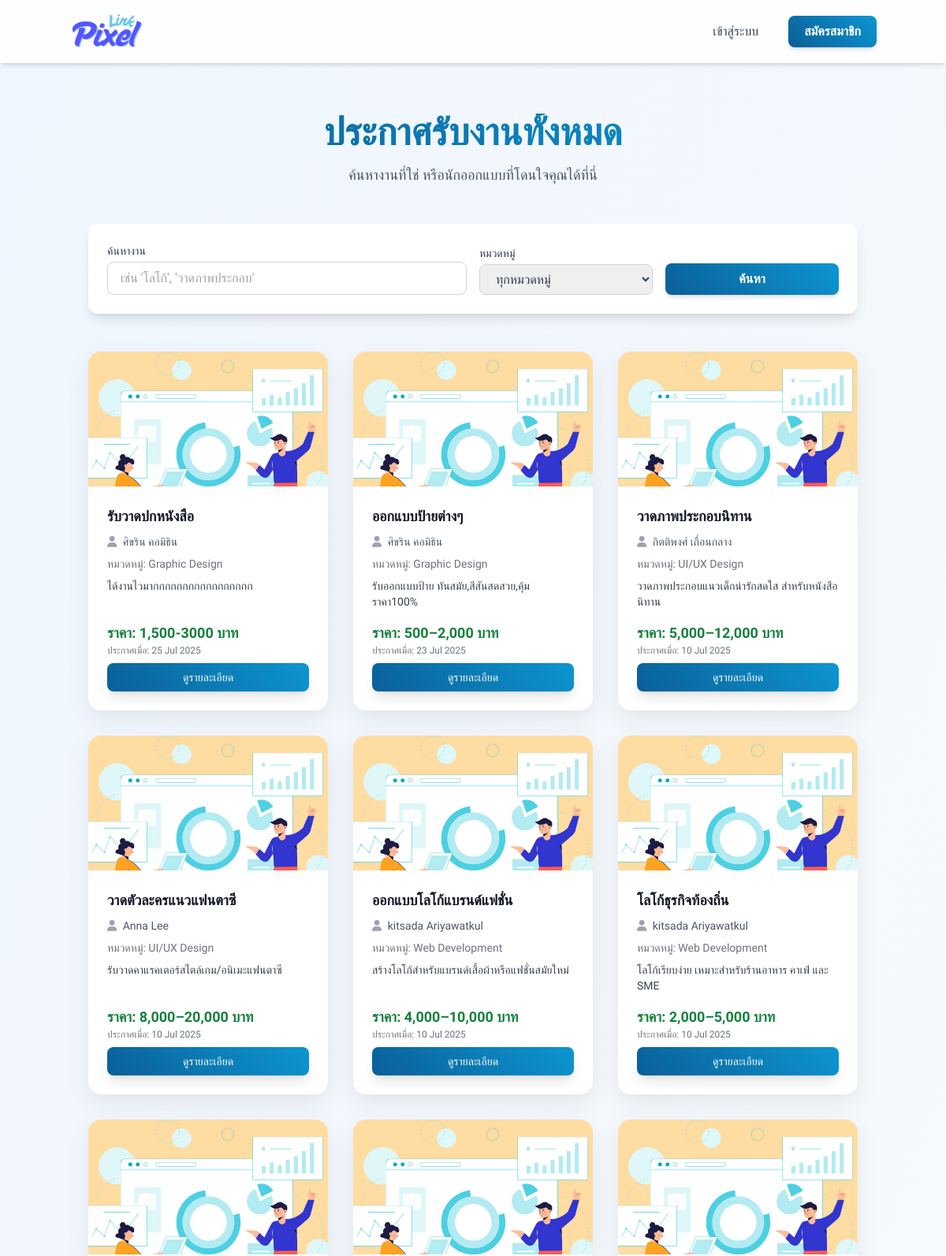
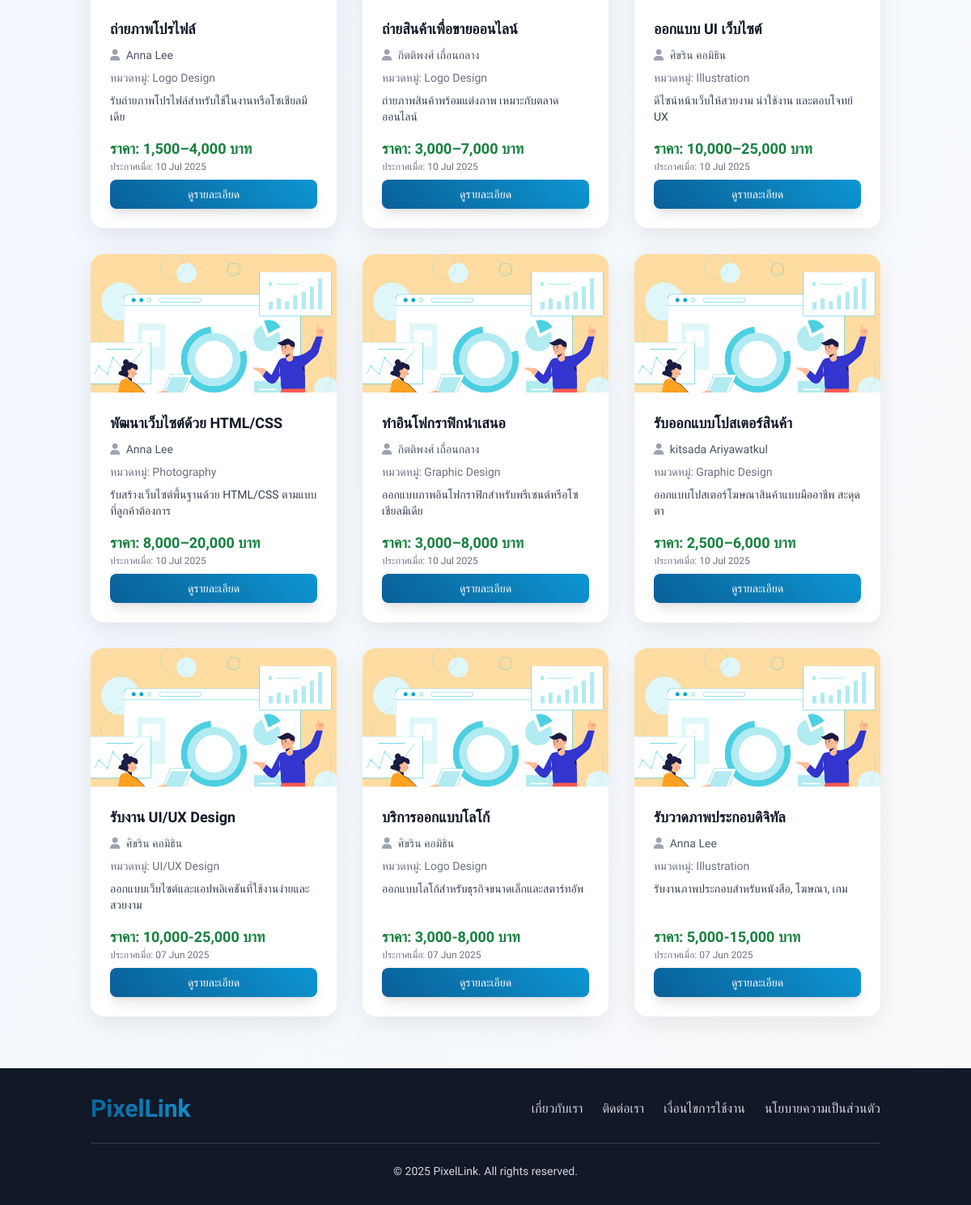
The page /job_listings.php on the database as committed earlier (2 pictures, top to bottom).
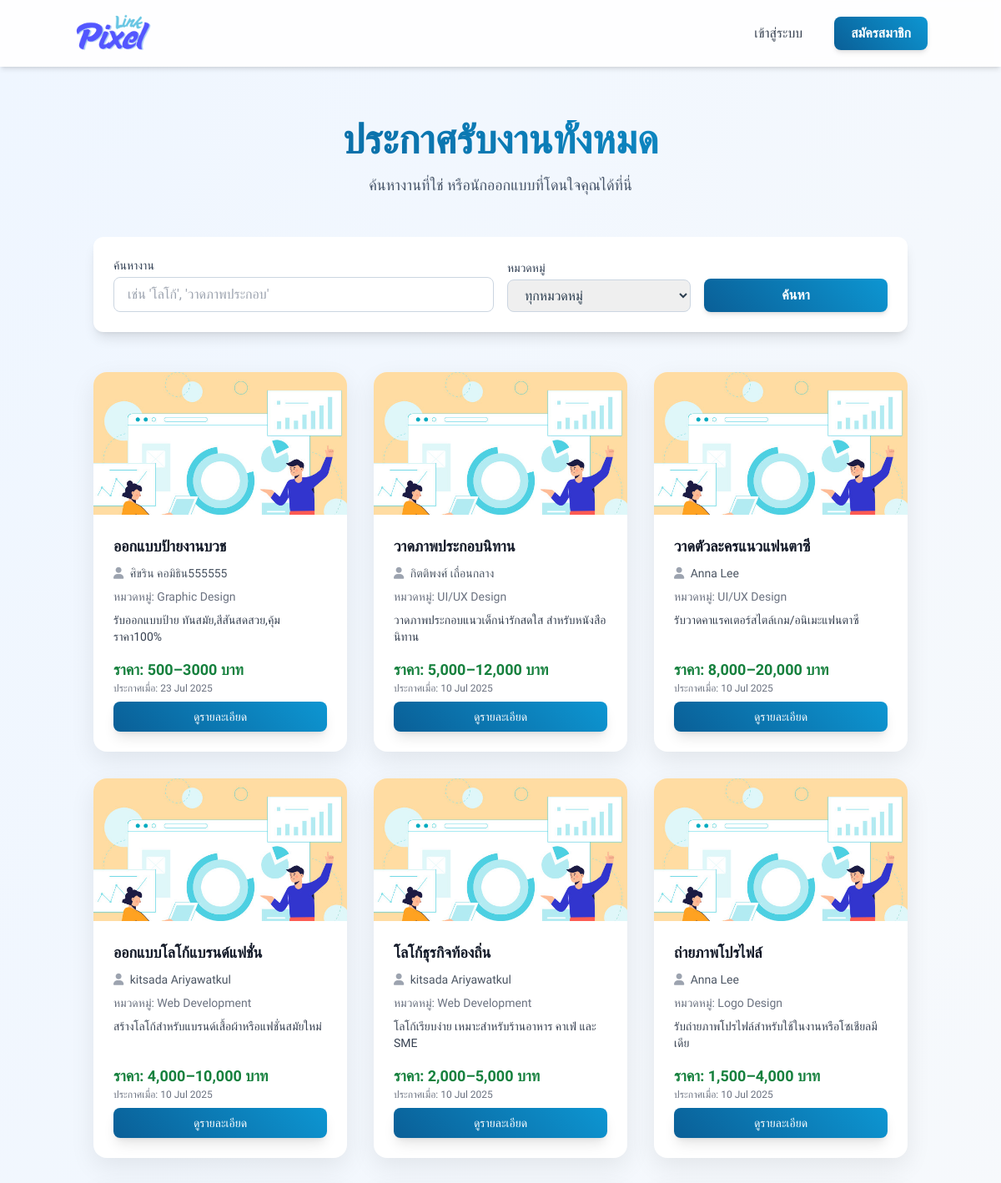
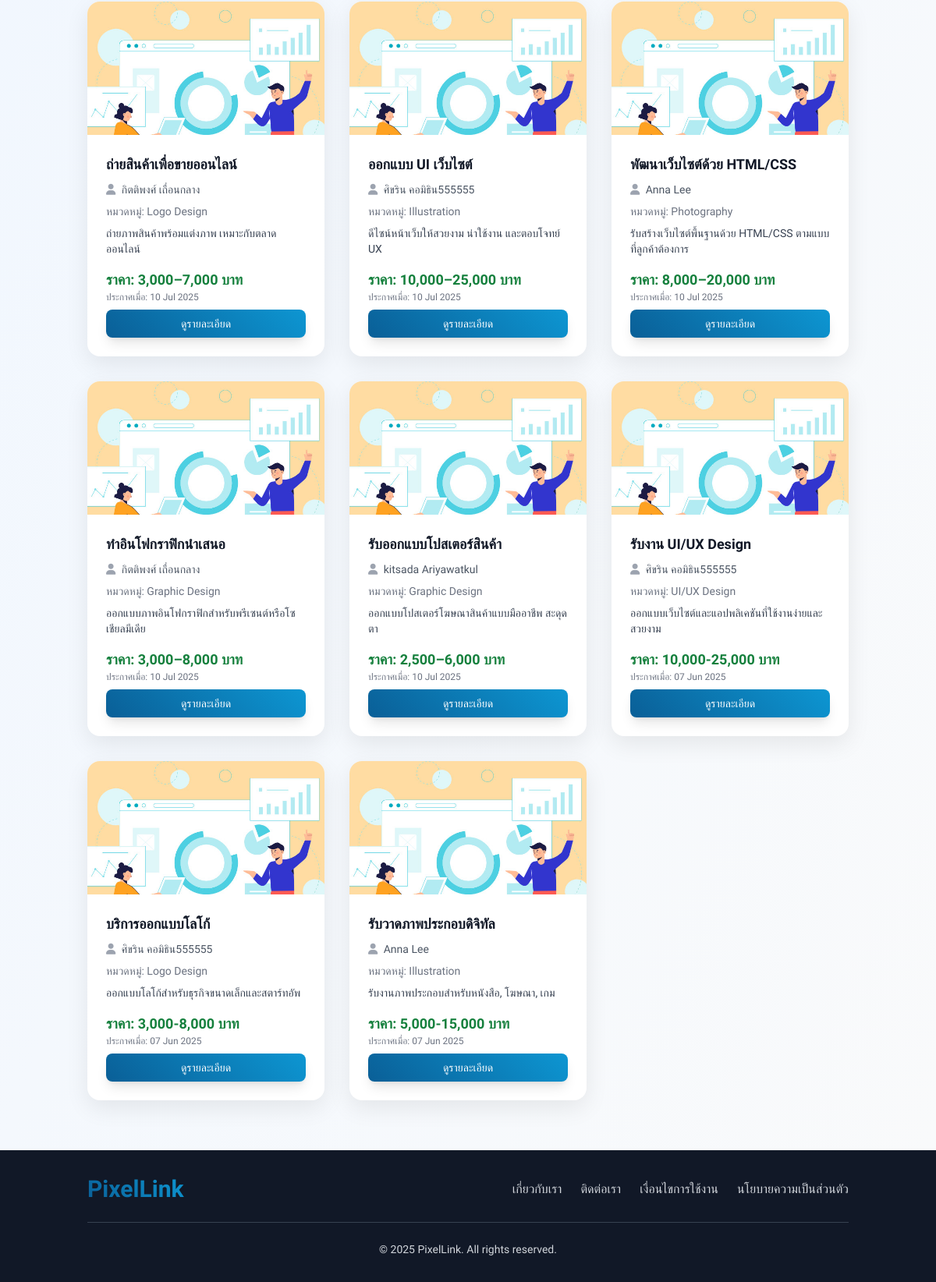
The same page on the database as committed later (2 pictures, top to bottom).
### tables this page shows
CREATE TABLE `job_postings` (
  `post_id` int(11) NOT NULL,
  `designer_id` int(11) NOT NULL,
  `title` varchar(255) NOT NULL,
  `description` text DEFAULT NULL,
  `category_id` int(11) DEFAULT NULL,
  `price_range` varchar(100) DEFAULT NULL,
  `posted_date` timestamp NOT NULL DEFAULT current_timestamp(),
  `status` enum('active','inactive','completed') DEFAULT 'active',
  `client_id` int(11) NOT NULL,
  `main_image_id` int(11) DEFAULT NULL
);

CREATE TABLE `users` (
  `user_id` int(11) NOT NULL,
  `username` varchar(50) NOT NULL,
  `password` varchar(255) NOT NULL,
  `email` varchar(100) NOT NULL,
  `first_name` varchar(100) NOT NULL,
  `last_name` varchar(100) NOT NULL,
  `phone_number` varchar(20) NOT NULL,
  `user_type` enum('admin','designer','client') NOT NULL,
  `registration_date` timestamp NOT NULL DEFAULT current_timestamp(),
  `is_approved` tinyint(1) DEFAULT 0,
  `is_active` tinyint(1) DEFAULT 1,
  `last_login` timestamp NULL DEFAULT NULL
);

CREATE TABLE `job_categories` (
  `category_id` int(11) NOT NULL,
  `category_name` varchar(100) NOT NULL
);

CREATE TABLE `uploaded_files` (
  `file_id` int(11) NOT NULL,
  `contract_id` int(11) DEFAULT NULL,
  `job_post_id` int(11) DEFAULT NULL,
  `uploader_id` int(11) NOT NULL,
  `file_name` varchar(255) NOT NULL,
  `file_path` varchar(255) NOT NULL,
  `uploaded_at` timestamp NOT NULL DEFAULT current_timestamp(),
  `file_size` int(11) DEFAULT NULL,
  `uploaded_by_user_id` int(11) DEFAULT NULL,
  `file_type` varchar(255) DEFAULT NULL,
  `uploaded_date` datetime DEFAULT NULL
);

### job_listings.php (the view, shortened to what this page needs)
<?php
$servername = "localhost";
$username = "root";
$password = "";
$dbname = "pixellink";
$condb = new mysqli($servername, $username, $password, $dbname);
$condb->set_charset("utf8mb4");
$loggedInUserName = '';
$search_keyword = $_GET['search'] ?? '';
$type = $_GET['type'] ?? 'postings';
$jobs = [];
if ($type === 'postings') {
    $page_title = "ประกาศรับงานทั้งหมด";
    $sql = "SELECT
                jp.post_id AS id,
                jp.title,
                jp.description,
                jp.price_range,
                jp.posted_date,
                'posting' AS type,
                u.first_name,
                u.last_name,
                jc.category_name,
                uf.file_path AS job_image_path
            FROM job_postings AS jp
            JOIN users AS u ON jp.designer_id = u.user_id
            LEFT JOIN job_categories AS jc ON jp.category_id = jc.category_id
            LEFT JOIN uploaded_files AS uf ON jp.main_image_id = uf.file_id
            WHERE jp.status = 'active'";
    $sql .= " ORDER BY jp.posted_date DESC";
}
$stmt = $condb->prepare($sql);
if ($stmt) {
    $stmt->execute();
    $result = $stmt->get_result();
    $jobs = $result->fetch_all(MYSQLI_ASSOC);
} else {
    error_log("SQL Error: " . $condb->error);
}
?>
<?php include 'includes/header.php'; ?>
<body class="min-h-screen flex flex-col">
    <nav class="bg-white/90 backdrop-blur-sm p-4 shadow-md sticky top-0 z-50">
        <div class="container mx-auto flex justify-between items-center">
            <a href="index.php"><img src="dist/img/logo.png" alt="PixelLink Logo" class="h-12 transition-transform hover:scale-105"></a>
            <div class="space-x-4 flex items-center">
                <?php if (isset($_SESSION['user_id'])) : ?>
                    <span class="font-medium text-slate-700">สวัสดี, <?= htmlspecialchars($loggedInUserName) ?>!</span>
                    <?php
                        $profile_path = 'designer/view_profile.php';
                        if ($_SESSION['user_type'] === 'client') {
                            $profile_path = 'client/view_profile.php';
                        }
                    ?>
                    <a href="<?= $profile_path ?>?user_id=<?= $_SESSION['user_id']; ?>" class="btn-primary text-white px-5 py-2 rounded-lg font-medium shadow-md">ดูโปรไฟล์</a>
                    <a href="logout.php" class="btn-danger text-white px-5 py-2 rounded-lg font-medium shadow-md">ออกจากระบบ</a>
                <?php else : ?>
                    <a href="login.php" class="px-3 py-1.5 sm:px-5 sm:py-2 rounded-lg font-medium border-2 border-transparent hover:border-blue-300 hover:text-blue-600 transition duration-300 text-gray-700">เข้าสู่ระบบ</a>
                    <a href="register.php" class="btn-primary text-white px-5 py-2 rounded-lg font-semibold shadow-md">สมัครสมาชิก</a>
                <?php endif; ?>
            </div>
        </div>
    </nav>
    <main class="flex-grow">
        <section id="job-listings" class="py-12 md:py-16 bg-gradient-to-br from-blue-50 to-gray-50">
            <div class="container mx-auto px-4 md:px-6">
                <div class="text-center mb-12">
                    <h1 class="text-4xl md:text-5xl font-bold text-gradient"><?= htmlspecialchars($page_title) ?></h1>
                    <p class="mt-4 text-lg text-slate-600">ค้นหางานที่ใช่ หรือนักออกแบบที่โดนใจคุณได้ที่นี่</p>
                </div>
                <form action="job_listings.php" method="GET" class="mb-12 p-6 bg-white rounded-xl shadow-lg">
                    <div class="grid grid-cols-1 md:grid-cols-4 gap-4 items-end">
                        <div class="col-span-1 md:col-span-2">
                            <label for="search-keyword" class="block text-sm font-medium text-slate-700 mb-1">ค้นหางาน</label>
                            <input type="text" name="search" id="search-keyword" value="<?= htmlspecialchars($search_keyword) ?>" placeholder="เช่น 'โลโก้', 'วาดภาพประกอบ'" class="w-full px-4 py-2 border border-slate-300 rounded-lg focus:ring-blue-500 focus:border-blue-500">
                        </div>
                        <div>
                            <label for="filter-category" class="block text-sm font-medium text-slate-700 mb-1">หมวดหมู่</label>
                            <select name="category" id="filter-category" class="w-full px-4 py-2 border border-slate-300 rounded-lg focus:ring-blue-500 focus:border-blue-500">
                                <option value="0">ทุกหมวดหมู่</option>
                            </select>
                        </div>
                        <button type="submit" class="btn-primary text-white px-6 py-2 rounded-lg font-semibold shadow-md w-full">ค้นหา</button>
                    </div>
                </form>
                <?php if (empty($jobs)): ?>
                    <div class="bg-yellow-100 border-l-4 border-yellow-500 text-yellow-700 p-6 rounded-lg text-center mt-12">
                        <p class="font-bold text-xl">ไม่พบผลลัพธ์ที่ตรงกัน</p>
                        <p class="mt-2">กรุณาลองเปลี่ยนคำค้นหาหรือตัวกรองของคุณ</p>
                    </div>
                <?php else: ?>
                    <div class="grid grid-cols-1 sm:grid-cols-2 lg:grid-cols-3 xl:grid-cols-4 gap-8">
                        <?php foreach ($jobs as $job): ?>
                            <div class="card-item flex flex-col">
                                <?php
                                $image_source = 'dist/img/pdpa02.jpg';
                                if (!empty($job['job_image_path'])) {
                                    $correct_path = str_replace('../', '', $job['job_image_path']);
                                    if (file_exists($correct_path)) {
                                        $image_source = htmlspecialchars($correct_path);
                                    }
                                }
                                ?>
                                <a href="job_detail.php?id=<?= $job['id'] ?>&type=<?= $job['type'] ?>">
                                    <img src="<?= $image_source ?>" alt="ภาพประกอบงาน: <?= htmlspecialchars($job['title']) ?>" class="card-image">
                                </a>
                                <div class="p-4 md:p-6 flex-grow flex flex-col justify-between">
                                    <div>
                                        <h3 class="text-lg font-semibold text-gray-900 line-clamp-2"><?= htmlspecialchars($job['title']) ?></h3>
                                        <p class="text-sm text-gray-600 my-2">
                                            <i class="fas fa-user mr-1 text-gray-400"></i>
                                            <?= htmlspecialchars($job['first_name'] . ' ' . $job['last_name']) ?>
                                        </p>
                                        <p class="text-sm text-gray-500 mb-2">หมวดหมู่: <?= htmlspecialchars($job['category_name'] ?? 'ไม่ระบุ') ?></p>
                                        <p class="text-sm text-gray-700 line-clamp-3 font-light"><?= htmlspecialchars($job['description']) ?></p>
                                    </div>
                                    <div class="mt-4">
                                        <p class="text-lg font-semibold text-green-700">ราคา: <?= htmlspecialchars($job['price_range'] ?? 'สอบถาม') ?></p>
                                        <p class="text-xs text-gray-500">ประกาศเมื่อ: <?= date('d M Y', strtotime($job['posted_date'])) ?></p>
                                        <a href="job_detail.php?id=<?= $job['id'] ?>&type=<?= $job['type'] ?>" class="mt-2 inline-block btn-primary text-white px-4 py-2 rounded-lg font-medium text-sm shadow-lg w-full text-center">ดูรายละเอียด</a>
                                    </div>
                                </div>
                            </div>
                        <?php endforeach; ?>
                    </div>
                <?php endif; ?>
            </div>
        </section>
    </main>
<?php include 'includes/footer.php'; ?>

### includes/header.php (shortened to what this page needs)
<!DOCTYPE html>
<html lang="th">
<head>
    <script src="https://cdn.tailwindcss.com"></script>
    <link rel="stylesheet" href="https://cdnjs.cloudflare.com/ajax/libs/font-awesome/6.0.0-beta3/css/all.min.css">
    <link href="https://cdn.jsdelivr.net/npm/sweetalert2@11/dist/sweetalert2.min.css" rel="stylesheet" />
</head>

### includes/footer.php (shortened to what this page needs)
<footer class="bg-gray-900 text-gray-300 py-8 mt-auto">
        <div class="container mx-auto px-4 md:px-6 text-center">
            <div class="flex flex-col md:flex-row justify-between items-center mb-6">
                <a href="/pixellink-assistants-main/index.php" class="text-2xl sm:text-3xl font-bold pixellink-logo-footer mb-4 md:mb-0 transition duration-300 hover:opacity-80">Pixel<b>Link</b></a>
                <div class="flex flex-wrap justify-center space-x-2 md:space-x-6 text-sm md:text-base">
                    <a href="#" class="hover:text-white transition duration-300 mb-2 md:mb-0 font-light">เกี่ยวกับเรา</a>
                    <a href="#" class="hover:text-white transition duration-300 mb-2 md:mb-0 font-light">ติดต่อเรา</a>
                    <a href="#" class="hover:text-white transition duration-300 mb-2 md:mb-0 font-light">เงื่อนไขการใช้งาน</a>
                    <a href="#" class="hover:text-white transition duration-300 mb-2 md:mb-0 font-light">นโยบายความเป็นส่วนตัว</a>
                </div>
            </div>
            <hr class="border-gray-700 my-6">
            <p class="text-xs md:text-sm font-light">&copy; <?php echo date('Y'); ?> PixelLink. All rights reserved.</p>
        </div>
    </footer>
</body>
</html>

### includes/header.php (style rules this page uses)
* { font-family: 'Kanit', sans-serif; font-style: normal; font-weight: 400; }
body { background: linear-gradient(135deg, #f0f4f8 0%, #e8edf3 100%); color: #2c3e50; overflow-x: hidden; }
.btn-primary { background: linear-gradient(45deg, #0a5f97 0%, #0d96d2 100%); color: white; transition: all 0.3s ease; box-shadow: 0 4px 15px rgba(13, 150, 210, 0.3); }
.text-gradient { background: linear-gradient(45deg, #0a5f97, #0d96d2); -webkit-background-clip: text; -webkit-text-fill-color: transparent; }
.pixellink-logo, .pixellink-logo-footer { font-weight: 700; font-size: 2.25rem; background: linear-gradient(45deg, #0a5f97, #0d96d2); -webkit-background-clip: text; -webkit-text-fill-color: transparent; }
.pixellink-logo b, .pixellink-logo-footer b { color: #0d96d2; }
.card-item { background: white; border-radius: 1rem; box-shadow: 0 10px 30px rgba(0, 0, 0, 0.08); transition: all 0.3s ease; display: flex; flex-direction: column; }
.card-image { width: 100%; aspect-ratio: 16/9; object-fit: cover; border-top-left-radius: 1rem; border-top-right-radius: 1rem; }

Rows that differ between the two databases and show on the page:
removed job_postings: title "รับวาดปกหนังสือ", designer.last_name "ศิขริน คอมิธิน", category.category_name "Graphic Design", description "ได้งานไวมากกกกกกกกกกกกกกกกก", price_range "1,500-3000 บาท", posted_date "25 Jul 2025"
changed job_postings "รับออกแบบป้าย ทันสมัย,สีสันสดสวย,คุ้มราคา100%": title "ออกแบบป้ายต่างๆ" → "ออกแบบป้ายงานบวช"; designer.last_name "ศิขริน คอมิธิน" → "ศิขริน คอมิธิน555555"; price_range "500–2,000 บาท" → "500–3000 บาท"
changed through a linked row, job_postings "ออกแบบ UI เว็บไซต์": designer.last_name "ศิขริน คอมิธิน" → "ศิขริน คอมิธิน555555"
changed through a linked row, job_postings "รับงาน UI/UX Design": designer.last_name "ศิขริน คอมิธิน" → "ศิขริน คอมิธิน555555"
changed through a linked row, job_postings "บริการออกแบบโลโก้": designer.last_name "ศิขริน คอมิธิน" → "ศิขริน คอมิธิน555555"
